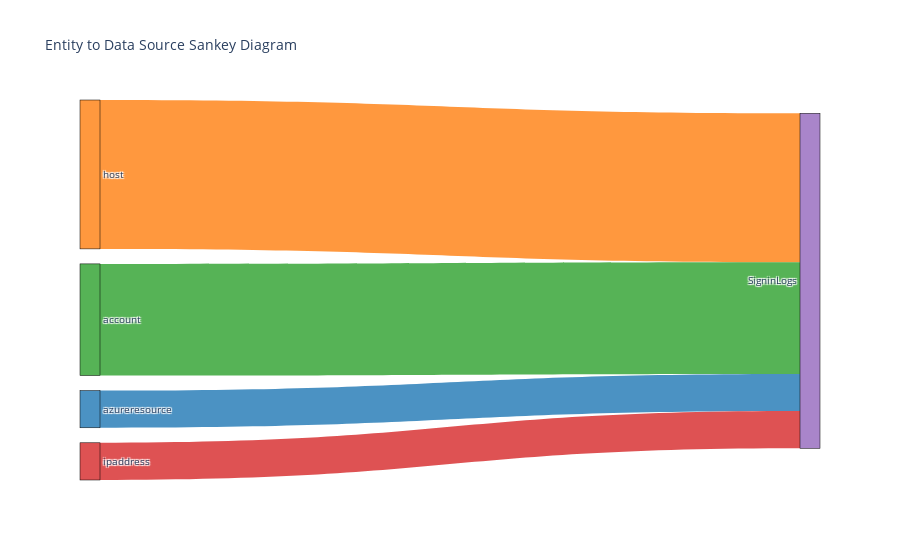

This figure's notebook cell:
### Markdown cell above
## See a Sankey diagram showing the flow from entity to table

### Code cell
e.show_sankey()

### Figure 1 — Plotly figure (JSON) as saved in the notebook; plotly's stock layout.template omitted (floating-point values rounded to 4 significant figures)
{"data": [{"link": {"color": ["rgba(31, 119, 180, 0.8)", "rgba(255, 127, 14, 0.8)", "rgba(44, 160, 44, 0.8)", "rgba(214, 39, 40, 0.8)"], "source": [0, 1, 2, 3], "target": [4, 4, 4, 4], "value": [1, 4, 3, 1]}, "node": {"color": ["rgba(31, 119, 180, 0.8)", "rgba(255, 127, 14, 0.8)", "rgba(44, 160, 44, 0.8)", "rgba(214, 39, 40, 0.8)", "rgba(148, 103, 189, 0.8)", "rgba(140, 86, 75, 0.8)", "rgba(227, 119, 194, 0.8)", "rgba(127, 127, 127, 0.8)", "blue", "blue", "blue", "blue"], "label": ["azureresource", "host", "account", "ipaddress", "SigninLogs"], "line": {"color": "black", "width": 0.5}, "pad": 15, "thickness": 20}, "type": "sankey"}], "layout": {"font": {"size": 10}, "title": {"text": "Entity to Data Source Sankey Diagram"}}}
